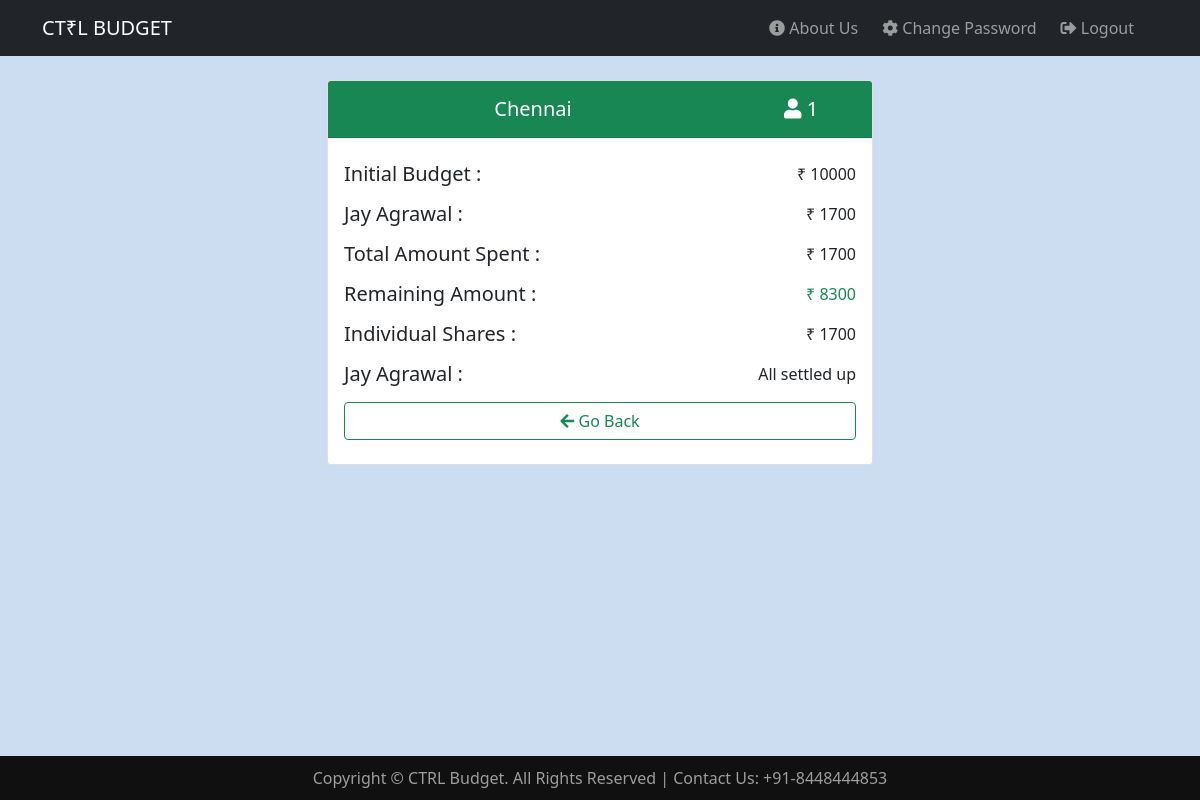
/expanse_distribution.php?id=2 (signed in), run on the app's committed database.
### tables this page shows
CREATE TABLE `plans` (
  `plan_id` int(11) NOT NULL,
  `user_id` int(11) NOT NULL,
  `title` varchar(255) NOT NULL,
  `date_from` date NOT NULL,
  `date_to` date NOT NULL,
  `budget` int(15) NOT NULL,
  `people` int(11) NOT NULL
);

### expanse_distribution.php (the view, shortened to what this page needs)
<?php
require('includes/connection.php');
$plan_id =  $_GET['id'];
$plan_detail = $conn->prepare("SELECT title,people,budget FROM plans WHERE plan_id=?") or die($conn->error);
$plan_detail->bind_param('i', $plan_id) or die($plan_detail->error);
$plan_detail->execute() or die($plan_detail->error);
$result = $plan_detail->get_result();
$row_plan = $result->fetch_array();
$plan_title = $row_plan['title'];
$plan_people = $row_plan['people'];
$plan_budget = $row_plan['budget'];
$total_spent = 0;
$plan_grp = $conn->prepare("SELECT name,amount FROM plan_group WHERE plan_id=?") or die($conn->error);
$plan_grp->bind_param('i', $plan_id) or die($plan_grp->error);
$plan_grp->execute() or die($plan_grp->error);
$result = $plan_grp->get_result();
$x = 1;
while ($row = $result->fetch_array()) {
    $name[$x] = $row['name'];
    $amount[$x] = $row['amount'];
    $total_spent = $total_spent + $row['amount'];
    $x = $x + 1;
}
$remaining_amount = $plan_budget - $total_spent;
$individual_share = $total_spent / $plan_people;
?>
<!DOCTYPE html>
<html lang="en">
<head>
    <link rel="stylesheet" href="https://cdnjs.cloudflare.com/ajax/libs/font-awesome/5.15.3/css/all.min.css" />
    <link href="https://cdn.jsdelivr.net/npm/bootstrap@5.0.0/dist/css/bootstrap.min.css" rel="stylesheet">
    <link rel="stylesheet" type="text/css" href="css/home.css" />
</head>
<body>
    <?php include('includes/header.php')
    ?>
    <main class="container content">
        <div class="row">
            <div class="col-sm-10 col-lg-8 col-xl-6 mx-auto">
                <div class="card mb-4">
                    <div class="card-header bg-success text-center text-white ">
                        <div class="row h5 fw-normal mt-2">
                            <div class="d-inline col-9  m-auto"><?php echo $plan_title; ?></div>
                            <div class="d-inline col-3">
                                <i class="fas fa-user"></i> <?php echo $plan_people; ?>
                            </div>
                        </div>
                    </div>
                    <div class="card-body">
                        <div class="d-flex flex-column">
                            <div class="d-inline-flex flex-wrap">
                                <h5 class="my-2 me-auto">Initial Budget :</h5>
                                <p class="my-auto">&#8377; <?php echo $plan_budget; ?></p>
                            </div>
                                <?php for ($x = 1; $x <= $plan_people; $x++) { ?>
                                    <div class="d-inline-flex flex-wrap">
                                        <h5 class="my-2 me-auto"><?php echo $name[$x]; ?> :</h5>
                                        <p class="my-auto">&#8377; <?php echo $amount[$x]; ?></p>
                                    </div>
                                <?php } ?>
                            <div class="d-inline-flex flex-wrap">
                                <h5 class="my-2 me-auto">Total Amount Spent :</h5>
                                <p class="my-auto">&#8377; <?php echo $total_spent; ?></p>
                            </div>
                            <div class="d-inline-flex flex-wrap">
                                <h5 class="my-2 me-auto">Remaining Amount :</h5>
                                <?php if ($remaining_amount > 0) { ?>
                                    <p class="my-auto text-success">&#8377; <?php echo $remaining_amount; ?></p>
                                <?php } else if ($remaining_amount < 0) { ?>
                                    <p class="my-auto text-danger">overspent by &#8377; <?php echo abs($remaining_amount); ?></p>
                                <?php } else { ?>
                                    <p class="my-auto"> &#8377; <?php echo $remaining_amount; ?></p>
                                <?php } ?>
                            </div>
                            <div class="d-inline-flex flex-wrap">
                                <h5 class="my-2 me-auto">Individual Shares :</h5>
                                <p class="my-auto">&#8377; <?php echo $individual_share; ?></p>
                            </div>
                                <?php
                                for ($x = 1; $x <= $plan_people; $x++) {
                                ?>
                                    <div class="d-inline-flex flex-wrap">
                                        <h5 class="my-2 me-auto"><?php echo $name[$x]; ?> :</h5>
                                        <?php
                                        $settlement = $amount[$x] - $individual_share;
                                        if ($settlement > 0) {
                                        ?>
                                            <p class="my-auto text-success">Gets back &#8377; <?php echo $settlement; ?></p>
                                        <?php
                                        } else if ($settlement < 0) {
                                        ?>
                                            <p class="my-auto text-danger">Owes &#8377; <?php echo abs($settlement); ?></p>
                                        <?php
                                        } else {
                                        ?>
                                            <p class="my-auto">All settled up</p>
                                <?php   }   ?>
                                    </div>
                                <?php
                                }
                                ?>
                            <div class="d-grid">
                                <a class="btn btn-outline-success my-2" href="plan_view.php?id=<?php echo $plan_id; ?>"><i class="fas fa-arrow-left"></i> Go Back</a>
                            </div>
                        </div>
                    </div>
                </div>
            </div>
        </div>
    </main>
    <?php include('includes/footer.php')
    ?>
</body>
</html>

### css/home.css (style rules this page uses)
html { min-height: 100%; position: relative; }
body { background-color: rgb(174,201,234,0.62); }
.content { padding-top: 50px; margin-top: 30px; margin-bottom: 70px; }

### data on the page
plans: title "Chennai", people "1", budget "10000", budget "8300", people "1700"

### other printed values
$name[$x] "Jay Agrawal"
$amount[$x] "1700"
$total_spent "1700"
